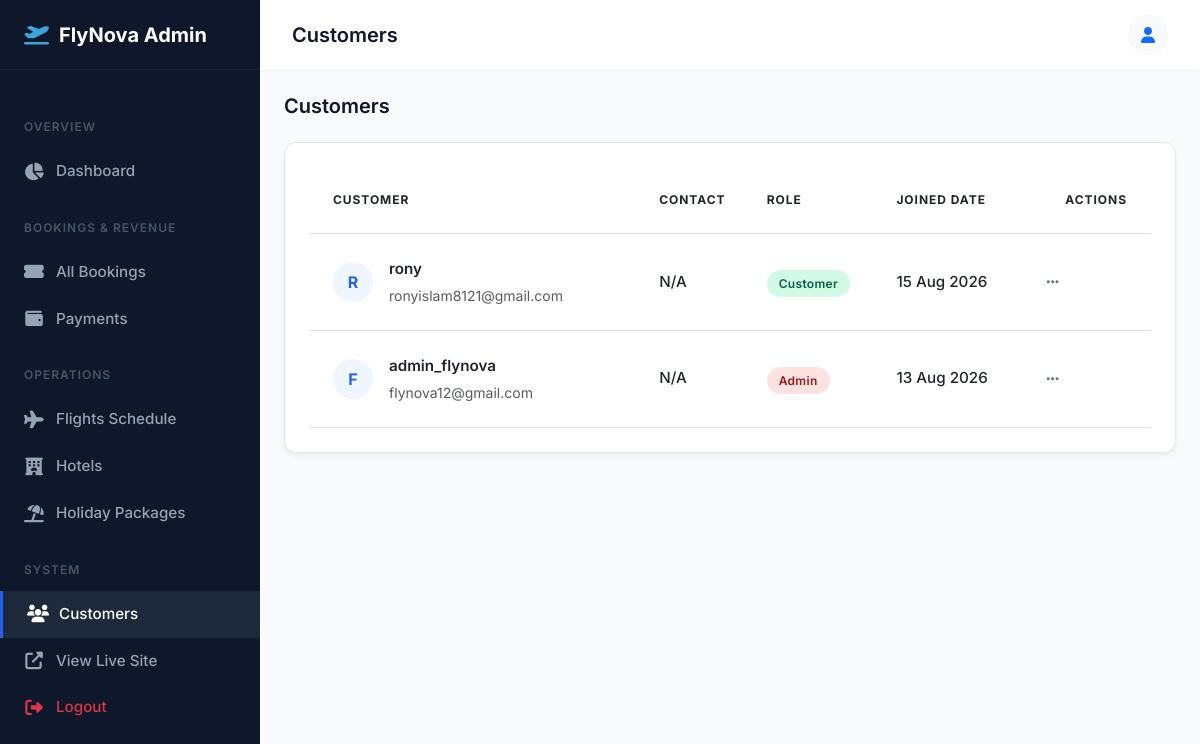
/dashboard/customers/ (signed in), run on the app's committed database.
### accounts/models.py (models this page shows, shortened)
class CustomUser(AbstractUser):
    email = models.EmailField(unique=True)
    phone_number = models.CharField(max_length=15, blank=True, null=True)
    USERNAME_FIELD = 'email'
    REQUIRED_FIELDS = ['username']

### dashboard/views.py (the view)
# urls.py: path('customers/', views.CustomerListView.as_view(), name='customer_list'),
@method_decorator(staff_member_required, name='dispatch')
class CustomerListView(ListView):
    model = User
    template_name = 'dashboard/customer_list.html'
    context_object_name = 'customers'
    ordering = ['-date_joined']
    paginate_by = 10
    def get_context_data(self, **kwargs):
        context = super().get_context_data(**kwargs)
        context['title'] = 'Customers'
        return context

### dashboard/templates/dashboard/customer_list.html (shortened to what this page needs)
{% extends 'dashboard/base_admin.html' %}
{% block content %}
<div class="d-flex justify-content-between align-items-center mb-4">
    <h1 class="page-title">{{ title }}</h1>
</div>
<div class="premium-card">
    <div class="table-responsive">
        <table class="table align-middle mb-0" style="border-collapse: separate; border-spacing: 0;">
            <thead class="text-muted" style="font-size: 0.75rem; letter-spacing: 0.08em; text-transform: uppercase; font-weight: 600;">
                <tr>
                    <th scope="col" class="py-4 ps-4 border-bottom border-top-0" style="border-color: #F1F5F9;">Customer</th>
                    <th scope="col" class="py-4 border-bottom border-top-0" style="border-color: #F1F5F9;">Contact</th>
                    <th scope="col" class="py-4 border-bottom border-top-0" style="border-color: #F1F5F9;">Role</th>
                    <th scope="col" class="py-4 border-bottom border-top-0" style="border-color: #F1F5F9;">Joined Date</th>
                    <th scope="col" class="py-4 pe-4 border-bottom border-top-0 text-end" style="border-color: #F1F5F9;">Actions</th>
                </tr>
            </thead>
            <tbody>
                {% for customer in customers %}
                <tr class="table-row-hover">
                    <td class="py-4 ps-4 border-bottom" style="border-color: #F8FAFC;">
                        <div class="d-flex align-items-center gap-3">
                            <div class="rounded-circle d-flex align-items-center justify-content-center fw-bold" style="width: 40px; height: 40px; font-size: 1rem; background-color: #EFF6FF; color: #2563EB;">
                                {{ customer.email|make_list|first|upper }}
                            </div>
                            <div>
                                <div class="fw-semibold text-dark" style="font-size: 0.95rem;">{{ customer.get_full_name|default:customer.username }}</div>
                                <div class="small mt-1 text-muted">{{ customer.email }}</div>
                            </div>
                        </div>
                    </td>
                    <td class="py-4 border-bottom" style="border-color: #F8FAFC;">
                        <div class="fw-medium text-dark" style="font-size: 0.95rem;">{{ customer.phone_number|default:"N/A" }}</div>
                    </td>
                    <td class="py-4 border-bottom" style="border-color: #F8FAFC;">
                        {% if customer.is_superuser %}
                            <span class="badge-premium badge-danger">Admin</span>
                        {% elif customer.is_staff %}
                            <span class="badge-premium badge-warning">Staff</span>
                        {% else %}
                            <span class="badge-premium badge-success">Customer</span>
                        {% endif %}
                    </td>
                    <td class="py-4 border-bottom" style="border-color: #F8FAFC;">
                        <div class="fw-medium text-dark" style="font-size: 0.95rem;">{{ customer.date_joined|date:"d M Y" }}</div>
                    </td>
                    <td class="py-4 pe-4 text-end border-bottom" style="border-color: #F8FAFC;">
                        <button class="btn btn-sm btn-icon" type="button" data-bs-toggle="dropdown" aria-expanded="false">
                            <i class="fas fa-ellipsis-h"></i>
                        </button>
                    </td>
                </tr>
                {% endfor %}
            </tbody>
        </table>
    </div>
</div>
{% endblock %}

### static/css/admin_premium.css (style rules this page uses)
:root { --surface-bg: #F8FAFC; --surface-card: #FFFFFF; --sidebar-bg: #0F172A; --sidebar-text: #94A3B8; --sidebar-text-hover: #FFFFFF; --sidebar-active-bg: #1E293B; --primary: #2563EB; --primary-hover: #1D4ED8; --text-main: #0F172A; --text-muted: #64748B; --success-bg: #D1FAE5; --success-text: #065F46; --warning-bg: #FEF3C7; --warning-text: #92400E; --danger-bg: #FEE2E2; --danger-text: #991B1B; --sidebar-width: 260px; --topbar-height: 70px; }
body { font-family: 'Inter', 'Poppins', sans-serif; background-color: var(--surface-bg); color: var(--text-main); overflow-x: hidden; }
h1, h2, h3, h4, h5, h6 { font-weight: 600; color: var(--text-main); }
.page-title { margin: 0; font-size: 1.25rem; font-weight: 600; }
.premium-card { background-color: var(--surface-card); border-radius: 12px; box-shadow: 0 4px 6px -1px rgba(0, 0, 0, 0.05), 0 2px 4px -1px rgba(0, 0, 0, 0.03); border: 1px solid #E2E8F0; padding: 24px; margin-bottom: 24px; transition: transform 0.2s ease, box-shadow 0.2s ease; }
.badge-premium { padding: 6px 12px; border-radius: 9999px; font-size: 0.75rem; font-weight: 600; letter-spacing: 0.025em; }
.badge-success { background-color: var(--success-bg); color: var(--success-text); }
.badge-danger { background-color: var(--danger-bg); color: var(--danger-text); }
.btn-icon { width: 32px; height: 32px; display: flex; align-items: center; justify-content: center; border-radius: 6px; color: var(--text-muted); background: transparent; transition: all 0.2s ease; }
.table-row-hover { transition: background-color 0.2s ease; }

### data on the page
CustomUser: email|make_list "R", get_full_name "rony", email "ronyislam8121@gmail.com", phone_number "N/A", is_superuser "Customer", date_joined "15 Aug 2026"
CustomUser: email|make_list "F", get_full_name "admin_flynova", email "flynova12@gmail.com", phone_number "N/A", is_superuser "Admin", date_joined "13 Aug 2026"

### other printed values
{{ title }} "Customers"
